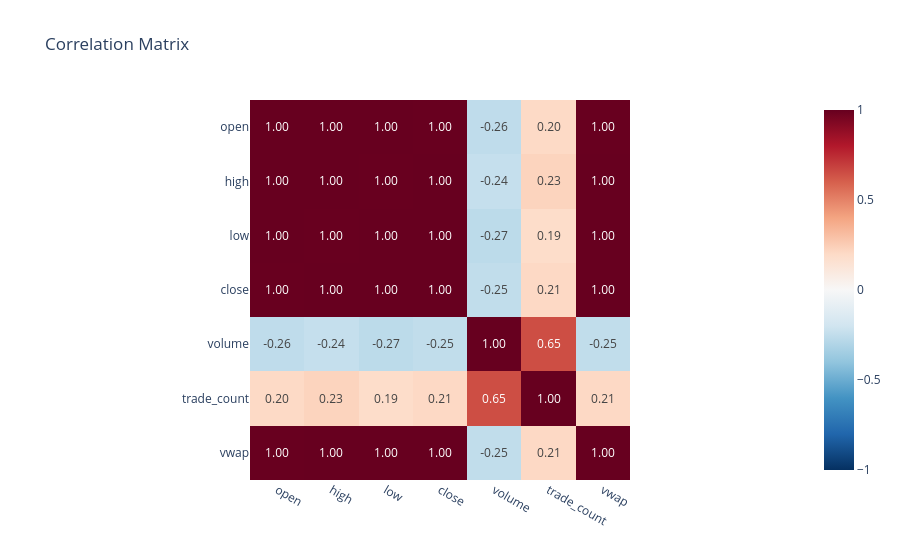

The notebook cell saved with this chart:
### Code cell
corr = df.corr()

px.imshow(
    corr,
    zmin=-1,
    zmax=1,
    text_auto=".2f",
    color_continuous_scale="RdBu_r",
    title = "Correlation Matrix"
).show()

### Figure 1 — Plotly figure (JSON) as saved in the notebook; plotly's stock layout.template omitted (floating-point values rounded to 4 significant figures)
{"data": [{"coloraxis": "coloraxis", "hovertemplate": "x: %{x}<br>y: %{y}<br>color: %{z}<extra></extra>", "name": "0", "texttemplate": "%{z:.2f}", "type": "heatmap", "x": ["open", "high", "low", "close", "volume", "trade_count", "vwap"], "xaxis": "x", "y": ["open", "high", "low", "close", "volume", "trade_count", "vwap"], "yaxis": "y", "z": [[1.0, 0.9988, 0.999, 0.9977, -0.2568, 0.2042, 0.9986], [0.9988, 1.0, 0.9986, 0.999, -0.237, 0.2254, 0.9995], [0.999, 0.9986, 1.0, 0.999, -0.2654, 0.1891, 0.9995], [0.9977, 0.999, 0.999, 1.0, -0.25, 0.2057, 0.9997], [-0.2568, -0.237, -0.2654, -0.25, 1.0, 0.6509, -0.2506], [0.2042, 0.2254, 0.1891, 0.2057, 0.6509, 1.0, 0.2064], [0.9986, 0.9995, 0.9995, 0.9997, -0.2506, 0.2064, 1.0]]}], "layout": {"coloraxis": {"autocolorscale": false, "cmax": 1, "cmin": -1, "colorscale": [[0, "rgb(5,48,97)"], [0.1, "rgb(33,102,172)"], [0.2, "rgb(67,147,195)"], [0.3, "rgb(146,197,222)"], [0.4, "rgb(209,229,240)"], [0.5, "rgb(247,247,247)"], [0.6, "rgb(253,219,199)"], [0.7, "rgb(244,165,130)"], [0.8, "rgb(214,96,77)"], [0.9, "rgb(178,24,43)"], [1, "rgb(103,0,31)"]]}, "title": {"text": "Correlation Matrix"}, "xaxis": {"anchor": "y", "constrain": "domain", "domain": [0, 1], "scaleanchor": "y"}, "yaxis": {"anchor": "x", "autorange": "reversed", "constrain": "domain", "domain": [0, 1]}}}
